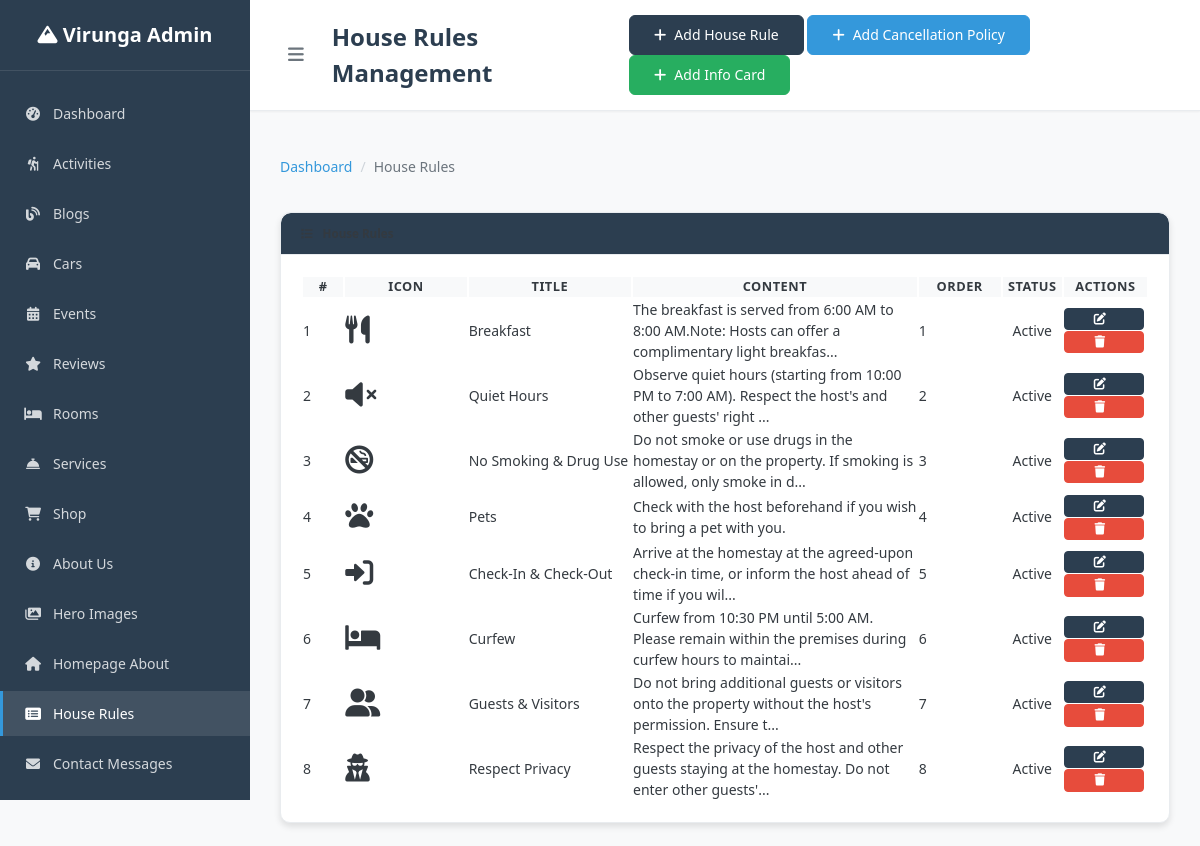
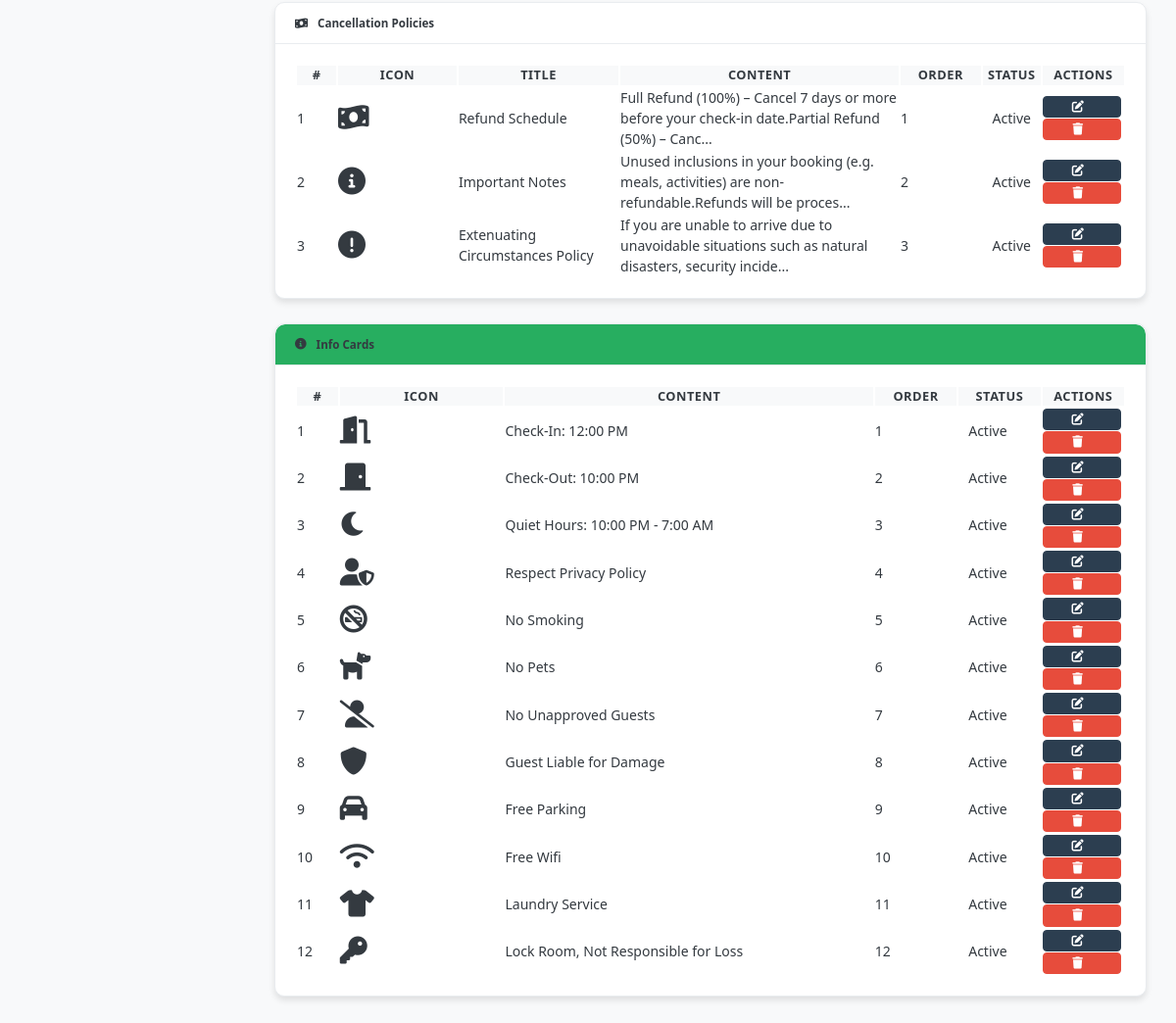
Screenshot of /admin/pages/house-rules/index.php (signed in) with the database file from the repository (2 pictures, top to bottom).
### tables this page shows
CREATE TABLE `house_rules` (
  `id` int(11) NOT NULL AUTO_INCREMENT,
  `title` varchar(255) NOT NULL,
  `icon` varchar(100) NOT NULL,
  `content` text NOT NULL,
  `section` varchar(50) NOT NULL DEFAULT 'general',
  `display_order` int(11) NOT NULL DEFAULT 0,
  `is_active` tinyint(1) NOT NULL DEFAULT 1,
  `created_at` timestamp NOT NULL DEFAULT current_timestamp(),
  `updated_at` timestamp NOT NULL DEFAULT current_timestamp() ON UPDATE current_timestamp(),
  PRIMARY KEY (`id`)
);

CREATE TABLE `cancellation_policy` (
  `id` int(11) NOT NULL AUTO_INCREMENT,
  `title` varchar(255) NOT NULL,
  `icon` varchar(100) NOT NULL,
  `content` text NOT NULL,
  `section` varchar(50) NOT NULL DEFAULT 'refund',
  `display_order` int(11) NOT NULL DEFAULT 0,
  `is_active` tinyint(1) NOT NULL DEFAULT 1,
  `created_at` timestamp NOT NULL DEFAULT current_timestamp(),
  `updated_at` timestamp NOT NULL DEFAULT current_timestamp() ON UPDATE current_timestamp(),
  PRIMARY KEY (`id`)
);

CREATE TABLE `house_info_cards` (
  `id` int(11) NOT NULL AUTO_INCREMENT,
  `icon` varchar(100) NOT NULL,
  `content` varchar(255) NOT NULL,
  `display_order` int(11) NOT NULL DEFAULT 0,
  `is_active` tinyint(1) NOT NULL DEFAULT 1,
  `created_at` timestamp NOT NULL DEFAULT current_timestamp(),
  `updated_at` timestamp NOT NULL DEFAULT current_timestamp() ON UPDATE current_timestamp(),
  PRIMARY KEY (`id`)
);

### admin/backend/database/connection.php (called while the page is built, shortened)
<?php
$conn = null;
function getConnection() {
    global $conn;
    if ($conn && !$conn->connect_error) {
        return $conn;
    }
    $db_config = [
        'host' => 'localhost',
        'username' => 'root',
        'password' => '',
        'database' => 'homestay',
        'charset' => 'utf8mb4'
    ];
    $conn = new mysqli(
        $db_config['host'],
        $db_config['username'],
        $db_config['password'],
        $db_config['database']
    );
    $conn->query("SET sql_mode = 'STRICT_TRANS_TABLES,ERROR_FOR_DIVISION_BY_ZERO,NO_AUTO_CREATE_USER,NO_ENGINE_SUBSTITUTION'");
    return $conn;
}
function executeQuery($query, $types = '', $params = []) {
    $conn = getConnection();
    $stmt = $conn->prepare($query);
    if (!empty($params)) {
        $stmt->bind_param($types, ...$params);
    }
    if (!$stmt->execute()) {
        error_log("Query execution failed: " . $stmt->error);
        return false;
    }
    $result = $stmt->get_result();
    return $result;
}
function getMultipleRows($query, $types = '', $params = []) {
    $result = executeQuery($query, $types, $params);
    $rows = [];
    if ($result) {
        while ($row = $result->fetch_assoc()) {
            $rows[] = $row;
        }
    }
    return $rows;
}
?>

### admin/pages/house-rules/index.php (the view, shortened to what this page needs)
<?php
require_once '../../backend/api/utils/auth_middleware.php';
require_once '../../backend/database/connection.php';
require_once '../../backend/api/utils/helpers.php';
$house_rules = getMultipleRows("SELECT * FROM house_rules ORDER BY display_order ASC");
$cancellation_policies = getMultipleRows("SELECT * FROM cancellation_policy ORDER BY display_order ASC");
$info_cards = getMultipleRows("SELECT * FROM house_info_cards ORDER BY display_order ASC");
$page_title = "House Rules Management";
$breadcrumbs = [
    ['title' => 'Dashboard', 'url' => '../dashboard.php'],
    ['title' => 'House Rules', 'url' => '#']
];
?>
<!DOCTYPE html>
<html lang="en">
<head>
    <link rel="stylesheet" href="../../assets/css/dashboard.css">
    <link rel="stylesheet" href="../../assets/css/components.css">
    <link rel="stylesheet" href="../../assets/css/tables.css">
    <link rel="stylesheet" href="../../assets/css/forms.css">
    <link rel="stylesheet" href="../../assets/css/responsive.css">
    <link rel="stylesheet" href="https://cdnjs.cloudflare.com/ajax/libs/font-awesome/6.0.0/css/all.min.css">
</head>
<body>
    <div class="admin-wrapper">
        <?php include '../includes/sidebar.php'; ?>
        <main class="admin-main">
            <header class="admin-header">
                <div class="header-left">
                    <button class="sidebar-toggle">
                        <i class="fas fa-bars"></i>
                    </button>
                    <h1 class="page-title"><?php echo $page_title; ?></h1>
                </div>
                <div class="header-right">
                    <div class="header-actions">
                        <a href="edit.php?type=rule" class="btn btn-primary">
                            <i class="fas fa-plus"></i> Add House Rule
                        </a>
                        <a href="edit.php?type=cancellation" class="btn btn-secondary">
                            <i class="fas fa-plus"></i> Add Cancellation Policy
                        </a>
                        <a href="edit.php?type=info" class="btn btn-success">
                            <i class="fas fa-plus"></i> Add Info Card
                        </a>
                    </div>
                </div>
            </header>
            <div class="admin-content">
                <?php echo generateBreadcrumb($breadcrumbs); ?>
                <div class="card mb-4">
                    <div class="card-header bg-primary text-white">
                        <h5 class="mb-0"><i class="fas fa-list"></i> House Rules</h5>
                    </div>
                    <div class="card-body">
                        <?php if (empty($house_rules)): ?>
                        <div class="alert alert-info">No house rules found. Click "Add House Rule" to create one.</div>
                        <?php else: ?>
                        <div class="table-responsive">
                            <table class="table table-striped table-hover">
                                <thead>
                                    <tr>
                                        <th width="5%">#</th>
                                        <th width="15%">Icon</th>
                                        <th width="20%">Title</th>
                                        <th width="35%">Content</th>
                                        <th width="10%">Order</th>
                                        <th width="5%">Status</th>
                                        <th width="10%">Actions</th>
                                    </tr>
                                </thead>
                                <tbody>
                                    <?php foreach ($house_rules as $index => $rule): ?>
                                    <tr>
                                        <td><?php echo $index + 1; ?></td>
                                        <td><i class="<?php echo htmlspecialchars($rule['icon']); ?> fa-2x"></i></td>
                                        <td><?php echo htmlspecialchars($rule['title']); ?></td>
                                        <td><?php echo truncateText(strip_tags($rule['content']), 100); ?></td>
                                        <td><?php echo $rule['display_order']; ?></td>
                                        <td><?php echo getStatusBadge($rule['is_active']); ?></td>
                                        <td>
                                            <a href="edit.php?type=rule&id=<?php echo $rule['id']; ?>" class="btn btn-sm btn-primary" title="Edit"><i class="fas fa-edit"></i></a>
                                            <a href="#" class="btn btn-sm btn-danger delete-item" data-bs-toggle="modal" data-bs-target="#deleteModal" data-id="<?php echo $rule['id']; ?>" data-type="rule" data-name="<?php echo htmlspecialchars($rule['title']); ?>" title="Delete"><i class="fas fa-trash"></i></a>
                                        </td>
                                    </tr>
                                    <?php endforeach; ?>
                                </tbody>
                            </table>
                        </div>
                        <?php endif; ?>
                    </div>
                </div>
                <div class="card mb-4">
                    <div class="card-header bg-info text-white">
                        <h5 class="mb-0"><i class="fas fa-money-bill-wave"></i> Cancellation Policies</h5>
                    </div>
                    <div class="card-body">
                        <?php if (empty($cancellation_policies)): ?>
                        <div class="alert alert-info">No cancellation policies found. Click "Add Cancellation Policy" to create one.</div>
                        <?php else: ?>
                        <div class="table-responsive">
                            <table class="table table-striped table-hover">
                                <thead>
                                    <tr>
                                        <th width="5%">#</th>
                                        <th width="15%">Icon</th>
                                        <th width="20%">Title</th>
                                        <th width="35%">Content</th>
                                        <th width="10%">Order</th>
                                        <th width="5%">Status</th>
                                        <th width="10%">Actions</th>
                                    </tr>
                                </thead>
                                <tbody>
                                    <?php foreach ($cancellation_policies as $index => $policy): ?>
                                    <tr>
                                        <td><?php echo $index + 1; ?></td>
                                        <td><i class="<?php echo htmlspecialchars($policy['icon']); ?> fa-2x"></i></td>
                                        <td><?php echo htmlspecialchars($policy['title']); ?></td>
                                        <td><?php echo truncateText(strip_tags($policy['content']), 100); ?></td>
                                        <td><?php echo $policy['display_order']; ?></td>
                                        <td><?php echo getStatusBadge($policy['is_active']); ?></td>
                                        <td>
                                            <a href="edit.php?type=cancellation&id=<?php echo $policy['id']; ?>" class="btn btn-sm btn-primary" title="Edit"><i class="fas fa-edit"></i></a>
                                            <a href="#" class="btn btn-sm btn-danger delete-item" data-bs-toggle="modal" data-bs-target="#deleteModal" data-id="<?php echo $policy['id']; ?>" data-type="cancellation" data-name="<?php echo htmlspecialchars($policy['title']); ?>" title="Delete"><i class="fas fa-trash"></i></a>
                                        </td>
                                    </tr>
                                    <?php endforeach; ?>
                                </tbody>
                            </table>
                        </div>
                        <?php endif; ?>
                    </div>
                </div>
                <div class="card mb-4">
                    <div class="card-header bg-success text-white">
                        <h5 class="mb-0"><i class="fas fa-info-circle"></i> Info Cards</h5>
                    </div>
                    <div class="card-body">
                        <?php if (empty($info_cards)): ?>
                        <div class="alert alert-info">No info cards found. Click "Add Info Card" to create one.</div>
                        <?php else: ?>
                        <div class="table-responsive">
                            <table class="table table-striped table-hover">
                                <thead>
                                    <tr>
                                        <th width="5%">#</th>
                                        <th width="20%">Icon</th>
                                        <th width="45%">Content</th>
                                        <th width="10%">Order</th>
                                        <th width="10%">Status</th>
                                        <th width="10%">Actions</th>
                                    </tr>
                                </thead>
                                <tbody>
                                    <?php foreach ($info_cards as $index => $card): ?>
                                    <tr>
                                        <td><?php echo $index + 1; ?></td>
                                        <td><i class="<?php echo htmlspecialchars($card['icon']); ?> fa-2x"></i></td>
                                        <td><?php echo htmlspecialchars($card['content']); ?></td>
                                        <td><?php echo $card['display_order']; ?></td>
                                        <td><?php echo getStatusBadge($card['is_active']); ?></td>
                                        <td>
                                            <a href="edit.php?type=info&id=<?php echo $card['id']; ?>" class="btn btn-sm btn-primary" title="Edit"><i class="fas fa-edit"></i></a>
                                            <a href="#" class="btn btn-sm btn-danger delete-item" data-bs-toggle="modal" data-bs-target="#deleteModal" data-id="<?php echo $card['id']; ?>" data-type="info" data-name="<?php echo htmlspecialchars($card['content']); ?>" title="Delete"><i class="fas fa-trash"></i></a>
                                        </td>
                                    </tr>
                                    <?php endforeach; ?>
                                </tbody>
                            </table>
                        </div>
                        <?php endif; ?>
                    </div>
                </div>
            </main>
        </div>
</body>
</html>

### admin/backend/api/utils/helpers.php (shortened to what this page needs)
<?php
function truncateText($text, $length = 100, $suffix = '...') {
    if (strlen($text) <= $length) {
        return $text;
    }
    return substr($text, 0, $length) . $suffix;
}
function getStatusBadge($is_active, $active_text = 'Active', $inactive_text = 'Inactive') {
    if ($is_active) {
        return '<span class="badge badge-success">' . $active_text . '</span>';
    } else {
        return '<span class="badge badge-secondary">' . $inactive_text . '</span>';
    }
}
function generateBreadcrumb($breadcrumbs) {
    $html = '<nav aria-label="breadcrumb"><ol class="breadcrumb">';
    $total = count($breadcrumbs);
    foreach ($breadcrumbs as $index => $crumb) {
        if ($index === $total - 1) {
            $html .= '<li class="breadcrumb-item active" aria-current="page">' . htmlspecialchars($crumb['title']) . '</li>';
        } else {
            $html .= '<li class="breadcrumb-item"><a href="' . htmlspecialchars($crumb['url']) . '">' . htmlspecialchars($crumb['title']) . '</a></li>';
        }
    }
    $html .= '</ol></nav>';
    return $html;
}
?>

### rows the page displays
house_rules: title "Breakfast", content "The breakfast is served from 6:00 AM to 8:00 AM.Note: Hosts can offer a complimentary light breakfas...", display_order "1"
house_rules: title "Quiet Hours", content "Observe quiet hours (starting from 10:00 PM to 7:00 AM). Respect the host's and other guests' right ...", display_order "2"
house_rules: title "No Smoking & Drug Use", content "Do not smoke or use drugs in the homestay or on the property. If smoking is allowed, only smoke in d...", display_order "3"
house_rules: title "Pets", content "Check with the host beforehand if you wish to bring a pet with you.", display_order "4"
house_rules: title "Check-In & Check-Out", content "Arrive at the homestay at the agreed-upon check-in time, or inform the host ahead of time if you wil...", display_order "5"
house_rules: title "Curfew", content "Curfew from 10:30 PM until 5:00 AM. Please remain within the premises during curfew hours to maintai...", display_order "6"
house_rules: title "Guests & Visitors", content "Do not bring additional guests or visitors onto the property without the host's permission. Ensure t...", display_order "7"
house_rules: title "Respect Privacy", content "Respect the privacy of the host and other guests staying at the homestay. Do not enter other guests'...", display_order "8"
cancellation_policy: title "Refund Schedule", content "Full Refund (100%) – Cancel 7 days or more before your check-in date.Partial Refund (50%) – Canc...", display_order "1"
cancellation_policy: title "Important Notes", content "Unused inclusions in your booking (e.g. meals, activities) are non-refundable.Refunds will be proces...", display_order "2"
cancellation_policy: title "Extenuating Circumstances Policy", content "If you are unable to arrive due to unavoidable situations such as natural disasters, security incide...", display_order "3"
house_info_cards: content "Check-In: 12:00 PM", display_order "1"
house_info_cards: content "Check-Out: 10:00 PM", display_order "2"
house_info_cards: content "Quiet Hours: 10:00 PM - 7:00 AM", display_order "3"
house_info_cards: content "Respect Privacy Policy", display_order "4"
house_info_cards: content "No Smoking", display_order "5"
house_info_cards: content "No Pets", display_order "6"
house_info_cards: content "No Unapproved Guests", display_order "7"
house_info_cards: content "Guest Liable for Damage", display_order "8"
house_info_cards: content "Free Parking", display_order "9"
house_info_cards: content "Free Wifi", display_order "10"
house_info_cards: content "Laundry Service", display_order "11"
house_info_cards: content "Lock Room, Not Responsible for Loss", display_order "12"

### other values shown
$page_title "House Rules Management"
$crumb['title'] "Dashboard"
$crumb['title'] "House Rules"
